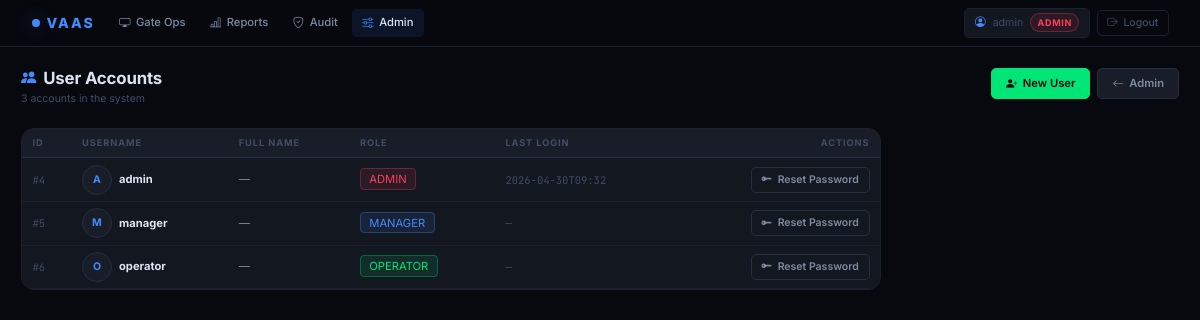
/admin/users (signed in), run on an earlier commit of the app's database.
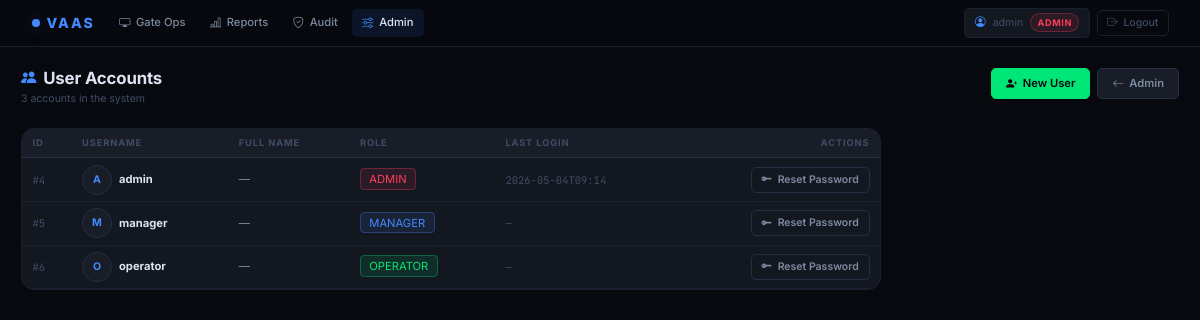
And on a later commit of the database.
### tables this page shows
CREATE TABLE users (
    id            INTEGER PRIMARY KEY AUTOINCREMENT,
    username      TEXT    NOT NULL UNIQUE,
    password_hash TEXT    NOT NULL,
    role          TEXT    NOT NULL DEFAULT 'OPERATOR'
                  CHECK(role IN ('ADMIN','MANAGER','OPERATOR')),
    last_login    TEXT
, full_name TEXT);

### webapp/routes/admin.py (the view)
@admin_bp.route("/users")
@requires_role("ADMIN")
def users():
    rows = current_app.config["VAAS_DB"].execute(
        "SELECT id, username, full_name, role, last_login FROM users ORDER BY username"
    ).fetchall()
    return render_template("admin/users.html", rows=rows)

### webapp/auth.py (called while the page is built)
def requires_role(*allowed: str):
    def decorator(fn):
        @wraps(fn)
        def wrapper(*args, **kwargs):
            if "user_id" not in session:
                return redirect(url_for("auth.login", next=request.path))
            user_role = session.get("role", "")
            user_rank = ROLE_RANK.get(user_role, 0)
            min_rank = min(ROLE_RANK[r] for r in allowed)
            if user_rank < min_rank:
                return ("Forbidden — role required: " + " or ".join(allowed)), 403
            return fn(*args, **kwargs)
        return wrapper
    return decorator

### webapp/templates/admin/users.html (shortened to what this page needs)
{% extends "base.html" %}
{% block content %}
<div class="page-header">
  <div class="page-header-left">
    <h1 class="page-title"><i class="bi bi-people-fill"></i> User Accounts</h1>
    <p class="page-subtitle">{{ rows|length }} account{{ 's' if rows|length != 1 }} in the system</p>
  </div>
  <div class="page-actions">
    <a class="btn btn-success" href="{{ url_for('admin.new_user') }}">
      <i class="bi bi-person-plus-fill"></i> New User
    </a>
    <a class="btn btn-secondary" href="{{ url_for('admin.home') }}">
      <i class="bi bi-arrow-left"></i> Admin
    </a>
  </div>
</div>
<div class="panel" style="overflow:hidden;max-width:860px">
  <div style="overflow-x:auto">
    <table class="vaas-table">
      <thead>
        <tr>
          <th>ID</th>
          <th>Username</th>
          <th>Full Name</th>
          <th>Role</th>
          <th>Last Login</th>
          <th style="text-align:right">Actions</th>
        </tr>
      </thead>
      <tbody>
      {% for r in rows %}
        <tr>
          <td style="color:var(--text-muted);font-family:var(--font-mono);font-size:.75rem">
            #{{ r.id }}
          </td>
          <td>
            <div style="display:flex;align-items:center;gap:.5rem">
              <div style="width:30px;height:30px;border-radius:50%;
                          background:var(--bg-panel-alt);border:1px solid var(--border-mid);
                          display:flex;align-items:center;justify-content:center;
                          font-size:.75rem;font-weight:700;color:var(--blue)">
                {{ r.username[0]|upper }}
              </div>
              <strong style="color:var(--text-primary)">{{ r.username }}</strong>
            </div>
          </td>
          <td style="color:var(--text-secondary);font-size:.8rem">
            {{ r.full_name or '—' }}
          </td>
          <td>
            <span class="role-badge role-{{ r.role }}" style="padding:.2rem .6rem;border-radius:4px">
              {{ r.role }}
            </span>
          </td>
          <td style="color:var(--text-muted);font-family:var(--font-mono);font-size:.75rem">
            {{ r.last_login[:16] if r.last_login else '—' }}
          </td>
          <td style="text-align:right;white-space:nowrap">
            <button class="btn btn-sm btn-outline-secondary"
                    data-bs-toggle="modal"
                    data-bs-target="#resetModal"
                    data-uid="{{ r.id }}"
                    data-uname="{{ r.username }}">
              <i class="bi bi-key-fill"></i> Reset Password
            </button>
          </td>
        </tr>
      {% else %}
        <tr>
          <td colspan="6" style="text-align:center;padding:2rem;color:var(--text-muted)">
            No users found.
          </td>
        </tr>
      {% endfor %}
      </tbody>
    </table>
  </div>
</div>
{% endblock %}

### webapp/templates/base.html (shortened to what this page needs)
<!doctype html>
<html lang="en" data-bs-theme="dark">
<head>
<link rel="stylesheet" href="https://cdn.jsdelivr.net/npm/bootstrap@5.3.3/dist/css/bootstrap.min.css">
<link rel="stylesheet" href="https://cdn.jsdelivr.net/npm/bootstrap-icons@1.11.3/font/bootstrap-icons.min.css">
<link rel="stylesheet" href="{{ url_for('static', filename='css/app.css') }}">
</head>
<body>
<nav class="navbar navbar-expand-lg">
  <div class="container-fluid px-3">
    <a class="navbar-brand" href="{{ url_for('index') if 'index' in (url_for('index') or '') else '/' }}">
      <div class="brand-dot"></div>
      VAAS
    </a>
    <div class="collapse navbar-collapse" id="mainNav">
      <ul class="navbar-nav me-auto gap-1 mt-2 mt-lg-0">
        {% if session.user_id %}
          <li class="nav-item">
            <a class="nav-link {% if request.endpoint and 'operator' in request.endpoint %}active{% endif %}"
               href="{{ url_for('operator.dashboard') }}">
              <i class="bi bi-display"></i> Gate Ops
            </a>
          </li>
          {% if session.role in ['MANAGER','ADMIN'] %}
            <li class="nav-item">
              <a class="nav-link {% if request.endpoint and 'manager' in request.endpoint %}active{% endif %}"
                 href="{{ url_for('manager.home') }}">
                <i class="bi bi-bar-chart-line"></i> Reports
              </a>
            </li>
            <li class="nav-item">
              <a class="nav-link {% if request.endpoint and 'audit' in (request.endpoint or '') %}active{% endif %}"
                 href="{{ url_for('manager.audit') }}">
                <i class="bi bi-shield-check"></i> Audit
              </a>
            </li>
          {% endif %}
          {% if session.role == 'ADMIN' %}
            <li class="nav-item">
              <a class="nav-link {% if request.endpoint and request.endpoint.startswith('admin') %}active{% endif %}"
                 href="{{ url_for('admin.home') }}">
                <i class="bi bi-sliders"></i> Admin
              </a>
            </li>
          {% endif %}
        {% endif %}
      </ul>
      <ul class="navbar-nav align-items-center gap-2 mt-2 mt-lg-0">
        {% if session.user_id %}
          <li class="nav-item">
            <div class="nav-user">
              <i class="bi bi-person-circle" style="color:var(--blue)"></i>
              <span>{{ session.username }}</span>
              <span class="role-badge role-{{ session.role }}">{{ session.role }}</span>
            </div>
          </li>
          <li class="nav-item">
            <a class="nav-link nav-logout" href="{{ url_for('auth.logout') }}">
              <i class="bi bi-box-arrow-right"></i> Logout
            </a>
          </li>
        {% endif %}
      </ul>
    </div>
  </div>
</nav>
<main class="page-wrapper">
  {% block content %}{% endblock %}
</main>
</body>
</html>

What changed in the data, as far as the page shows it:
changed users "admin": last_login "2026-04-30T09:32" → "2026-05-04T09:14"
